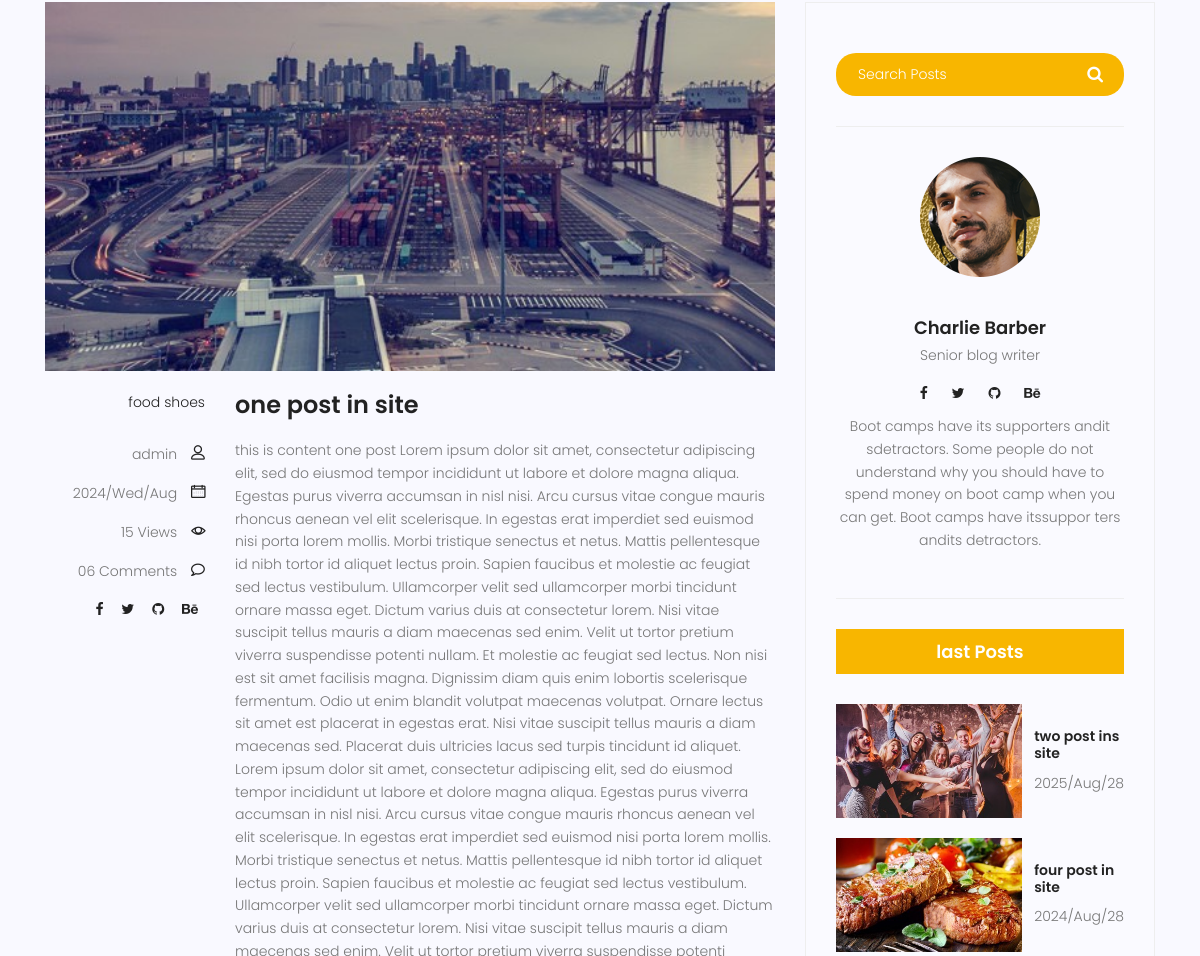
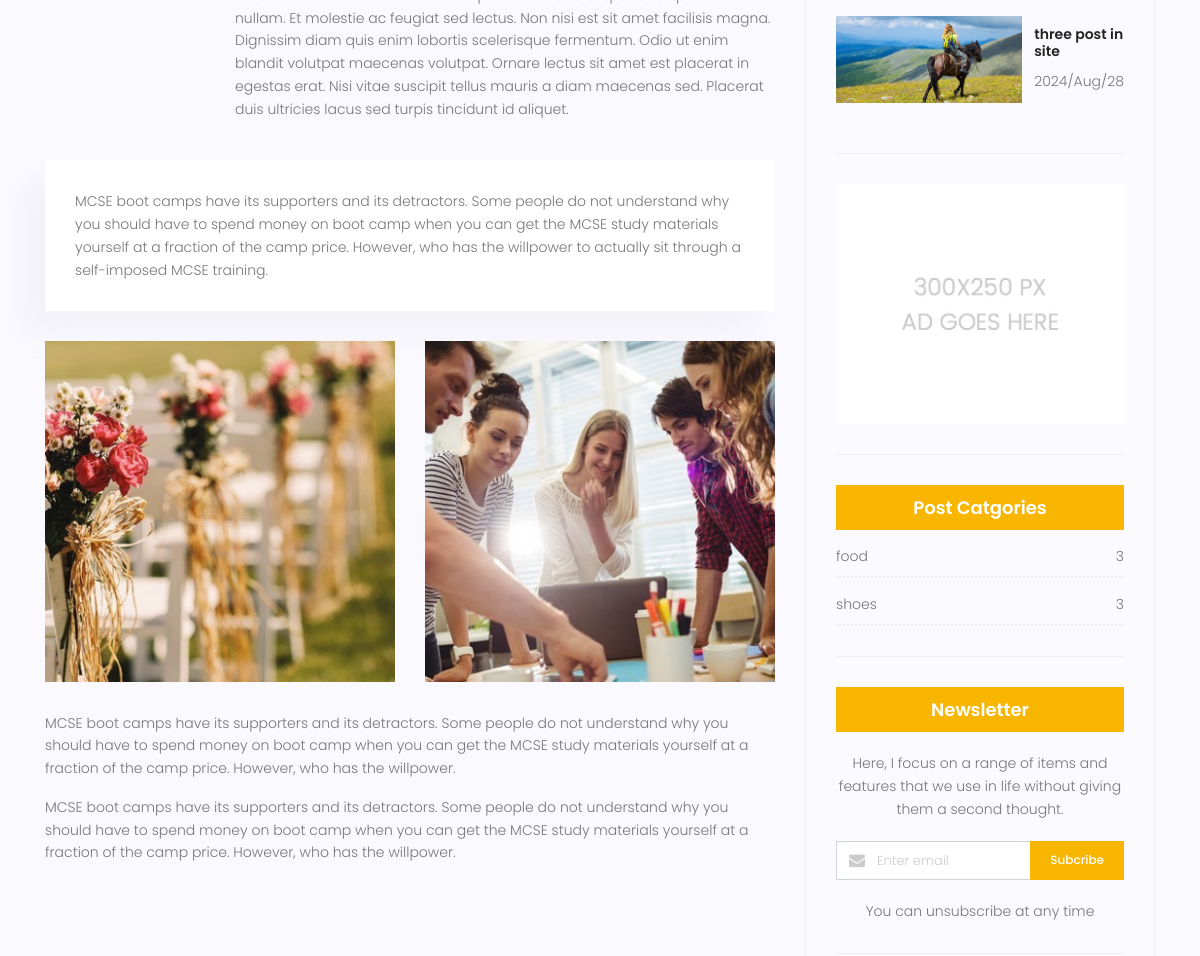
The app's page /blogs/1/ (middle part), older data (2 pictures, top to bottom).
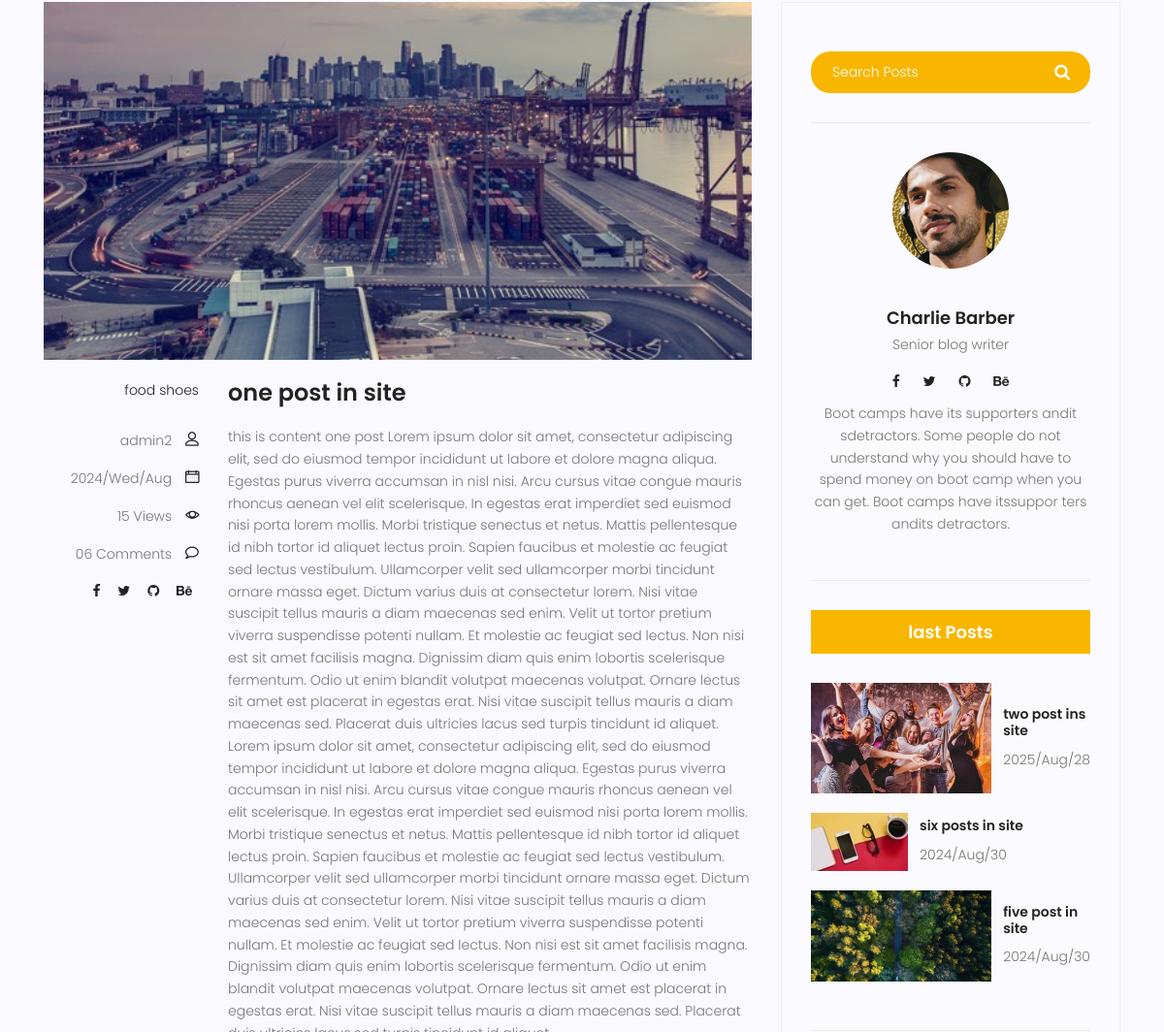
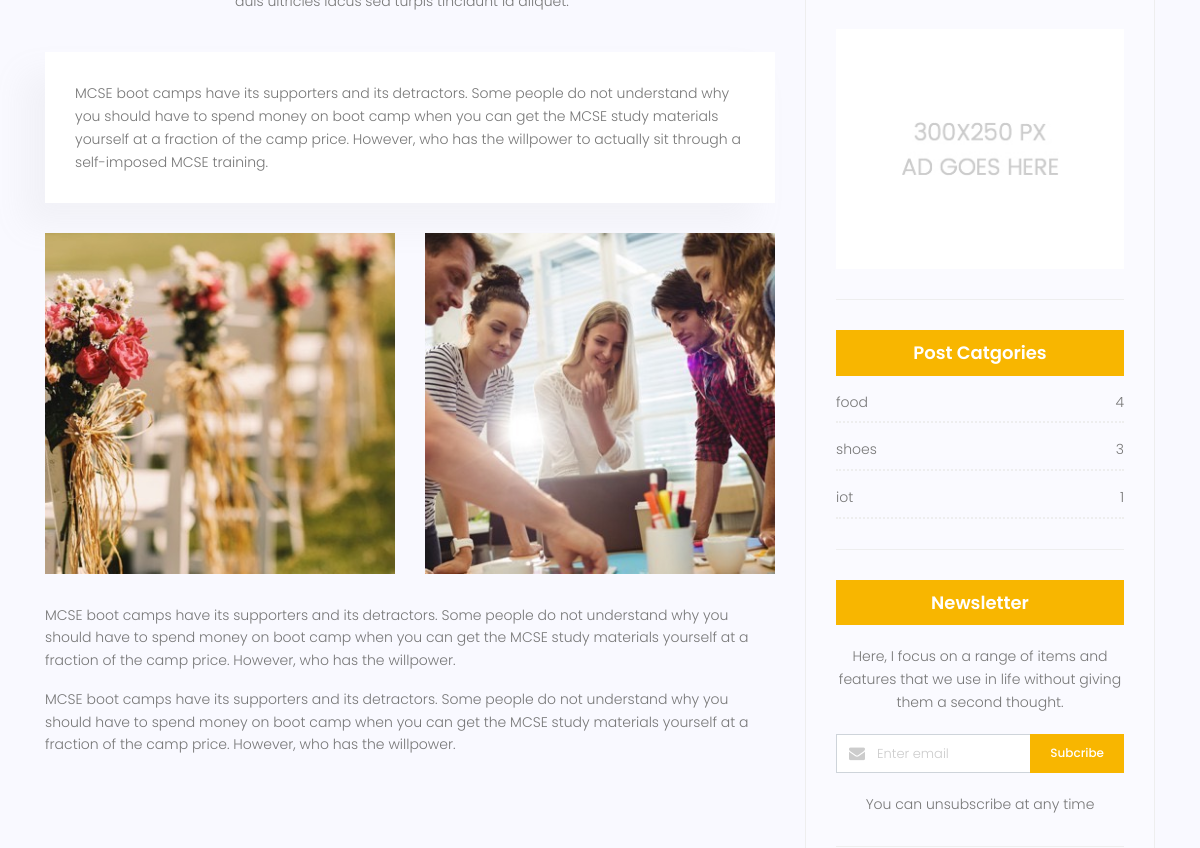
The same page, newer data (2 pictures, top to bottom).
### blog/models.py (models this page shows, shortened)
class Category(models.Model):
    name = models.CharField(max_length=255)
    def __str__(self):
        return self.name
    class Meta:
        verbose_name = "دسته بندی "
        verbose_name_plural = "دسته بندی ها"

class Post(models.Model):
    author = models.ForeignKey(User,on_delete=models.SET_NULL,null=True)
    title = models.CharField(max_length=255)
    content = models.TextField()
    category = models.ManyToManyField('Category')
    image = models.ImageField(upload_to="blog_image",null=True)
    status = models.BooleanField(default=False)
    counted_view = models.IntegerField(default=0)
    created_date = models.DateTimeField(auto_now_add=True,null=True)
    updated_date = models.DateTimeField(auto_now=True,null=True)
    published_date = models.DateTimeField(null=True)
    class Meta:
        ordering = ["created_date"]
        verbose_name = "پست "
        verbose_name_plural = "پست ها "

### blog/views.py (the view)
# urls.py: path("<int:id>/",views.single_blog,name="single"),
def single_blog(request,id):
    time_now = timezone.now()
    posts = Post.objects.exclude(published_date__gt=time_now).filter(status=True)
    post_single = get_object_or_404(posts,id=id)
    post_single.counted_view += 1
    post_single.save()
    post_next = ""
    post_prev = ""
    for item in posts:
        if item.id > post_single.id and Post.objects.filter(id=item.id,status=True):
            post_next = get_object_or_404(Post,id=item.id)
            print(post_next.id)
            break
        elif item.id < post_single.id and Post.objects.filter(id=item.id,status=True):
            post_prev = get_object_or_404(Post,id=item.id)
            print(post_prev.id)
    return render(request,"blog/single_blog.html",{"post" :post_single ,"post_prev":post_prev,"post_next":post_next})

### blog/templatetags/blog_sidebar.py (called while the page is built)
@register.inclusion_tag("blog/category_sidebar.html")
def all_category_sidebar():
    time_now = timezone.now()
    posts = Post.objects.exclude(published_date__gt=time_now).filter(status=True)
    category_dict = {}
    category = Category.objects.all()
    for name in category :
        category_dict[name] = posts.filter(category=name).count()
    return {
        "category": category_dict
    }

@register.inclusion_tag("blog/last_post_sidebar.html")
def last_post_sidebar():
    time_now = timezone.now()
    last_posts = Post.objects.exclude(published_date__gt=time_now).filter(status=True).order_by("-published_date")[:3]
    return {"last_posts" :last_posts}

### templates/blog/single_blog.html (shortened to what the changed rows need)
{% extends 'base.html' %}
{% load static %}
{% load blog_sidebar %}
{% block content %}
<section class="post-content-area single-post-area">
    <div class="container">
        <div class="row">
            <div class="col-lg-8 posts-list">
                <div class="single-post row">
                    <div class="col-lg-12">
                        <div class="feature-img">
                            <img class="img-fluid" src="{{ post.image.url}}" alt="">
                        </div>
                    </div>
                    <div class="col-lg-3  col-md-3 meta-details">
                        <ul class="tags">
{% for cat in post.category.all %}
<li><a href="#">{{cat.name}}</a></li>
{% endfor %}
                        </ul>
                        <div class="user-details row">
                            <p class="user-name col-lg-12 col-md-12 col-6"><a href="#">{{post.author}}</a> <span class="lnr lnr-user"></span></p>
                            <p class="date col-lg-12 col-md-12 col-6"><a href="#">{{post.published_date|date:"Y/D/M "}}</a> <span class="lnr lnr-calendar-full"></span></p>
                            <p class="view col-lg-12 col-md-12 col-6"><a href="#">{{post.counted_view}} Views</a> <span class="lnr lnr-eye"></span></p>
                        </div>
                    </div>
                    <div class="col-lg-9 col-md-9">
                        <h3 class="mt-20 mb-20">{{post.title}}</h3>
                        <p class="excert">
                            {{post.content}}
                        </p>
                    </div>
                </div>
            </div>
            <div class="col-lg-4 sidebar-widgets">
                <div class="widget-wrap">
                        {% last_post_sidebar %}
                        {% all_category_sidebar %}
                </div>
            </div>
        </div>
    </div>
</section>
{% endblock%}

### templates/blog/last_post_sidebar.html
{% load static %}
<div class="single-sidebar-widget popular-post-widget">
    <h4 class="popular-title">last Posts</h4>
    <div class="popular-post-list">
        {% for post in last_posts %}
        <div class="single-post-list d-flex flex-row align-items-center">
            <div class="thumb">
                <img class="img-fluid" src="{{post.image.url}}" alt="">
            </div>
            <div class="details">
                <a href="{% url 'blog:single' post.id%}"><h6>{{post.title}}</h6></a>
                <p>{{post.published_date|date:"Y/M/d"}}</p>
            </div>
        </div>
        {% endfor %}
    </div>
</div>

### templates/blog/category_sidebar.html
{% load static %}
<div class="single-sidebar-widget ads-widget">
    <a href="#"><img class="img-fluid" src="{% static 'img/blog/ads-banner.jpg' %}" alt=""></a>
</div>
<div class="single-sidebar-widget post-category-widget">
    <h4 class="category-title">Post Catgories</h4>
    <ul class="cat-list">
     {% for name,count in category.items %}
     <li>
        <a href="{% url 'blog:category' name %}" class="d-flex justify-content-between">
            <p>{{name}}</p>
            <p>{{count}}</p>
        </a>
    </li>
     {% endfor %}
    </ul>
</div>

Row changes from the older to the newer data that the page shows:
no longer on this page (row edited): Post: image (picture), title "four post in site", published_date "2024/Aug/28"
no longer on this page (row edited): Post: image (picture), title "three post in site", published_date "2024/Aug/28"
changed Post "one post in site": author "admin" → "admin2"
computed for Category "food": count "3" → "4"
added Post: image (picture), title "six posts in site", published_date "2024/Aug/30"
added Post: image (picture), title "five post in site", published_date "2024/Aug/30"
added Category: name "iot", count "1", shown under "Post Catgories"
